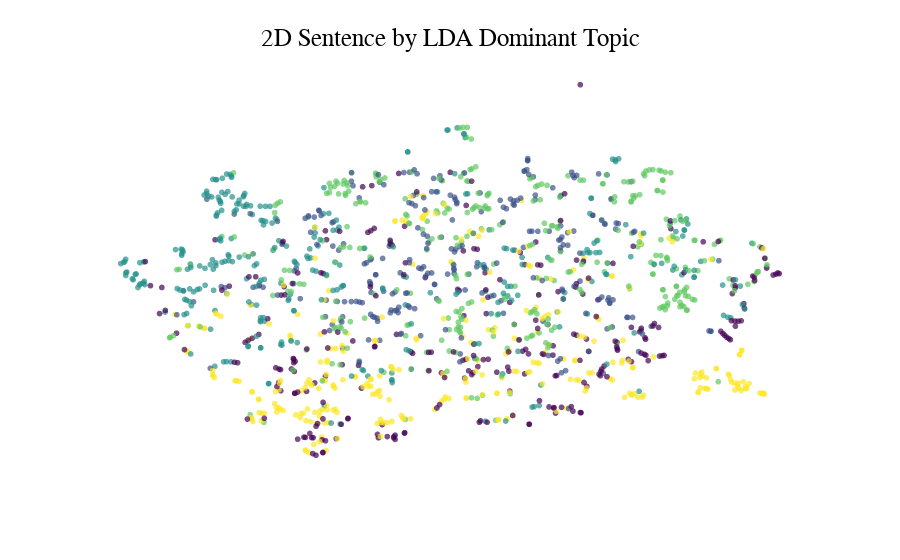

Notebook code for this chart:
### Markdown cell above
### Figure comparative avec les autres techniques

### Code cell
# Créer un graphique dynamique avec Plotly
fig = px.scatter(
    df[['content', 'embedding_prop_x', 'embedding_prop_y', 'dominant_topic']], 
    x='embedding_prop_x', 
    y='embedding_prop_y', 
    hover_name='content',
    color='dominant_topic', 
    color_continuous_scale='Viridis',  # Choisir une palette de couleurs
    range_color=[0, df['dominant_topic'].max()],  # Définir la plage de couleurs en fonction des étiquettes de cluster
    labels={'dominant_topic': 'Dominant Topic'},  # Renommer l'étiquette de la légende
    color_continuous_midpoint=int(df['dominant_topic'].max() / 2),  # Point médian de la palette de couleurs
    opacity=0.7
)
fig.update_traces(textposition='top center', showlegend=False)
fig.update_xaxes(visible=False)
fig.update_yaxes(visible=False)
fig.update_layout(
    title=dict(
        text='2D Sentence by LDA Dominant Topic',
        font=dict(
            size=25,
            color="black",
            family="Arial"
        ),
        xanchor="center",
        yanchor="top",
        x=0.5,
        y=0.95
    ),
    template='simple_white',
    hoverlabel_font_size=16,
    coloraxis_showscale=False,
)

fig.show()

### Figure 1 — Plotly figure (JSON) as saved in the notebook; plotly's stock layout.template omitted (floating-point values rounded to 4 significant figures; data arrays with more than 128 entries replaced by an {"elided": "..."} marker saying what was removed)
{"data": [{"hovertemplate": "<b>%{hovertext}</b><br><br>embedding_prop_x=%{x}<br>embedding_prop_y=%{y}<br>Dominant Topic=%{marker.color}<extra></extra>", "hovertext": {"elided": "1493 str values"}, "legendgroup": "", "marker": {"color": {"elided": "1493 int values"}, "coloraxis": "coloraxis", "opacity": 0.7, "symbol": "circle"}, "mode": "markers", "name": "", "showlegend": false, "textposition": "top center", "type": "scattergl", "x": {"elided": "1493 float values"}, "xaxis": "x", "y": {"elided": "1493 float values"}, "yaxis": "y"}], "layout": {"coloraxis": {"cmax": 4, "cmid": 2, "cmin": 0, "colorbar": {"title": {"text": "Dominant Topic"}}, "colorscale": [[0, "#440154"], [0.1111, "#482878"], [0.2222, "#3e4989"], [0.3333, "#31688e"], [0.4444, "#26828e"], [0.5556, "#1f9e89"], [0.6667, "#35b779"], [0.7778, "#6ece58"], [0.8889, "#b5de2b"], [1, "#fde725"]], "showscale": false}, "hoverlabel": {"font": {"size": 16}}, "legend": {"tracegroupgap": 0}, "margin": {"t": 60}, "title": {"font": {"color": "black", "family": "Arial", "size": 25}, "text": "2D Sentence by LDA Dominant Topic", "x": 0.5, "xanchor": "center", "y": 0.95, "yanchor": "top"}, "xaxis": {"anchor": "y", "domain": [0, 1], "title": {"text": "embedding_prop_x"}, "visible": false}, "yaxis": {"anchor": "x", "domain": [0, 1], "title": {"text": "embedding_prop_y"}, "visible": false}}}
